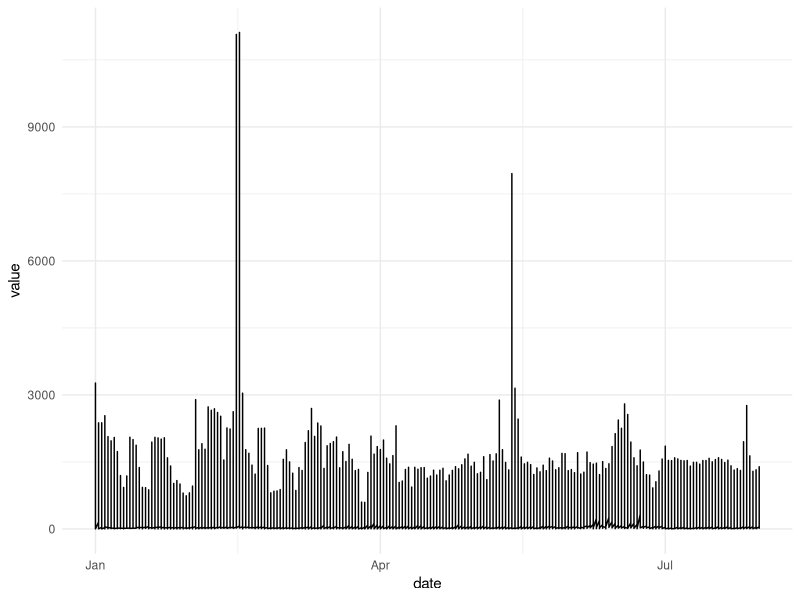
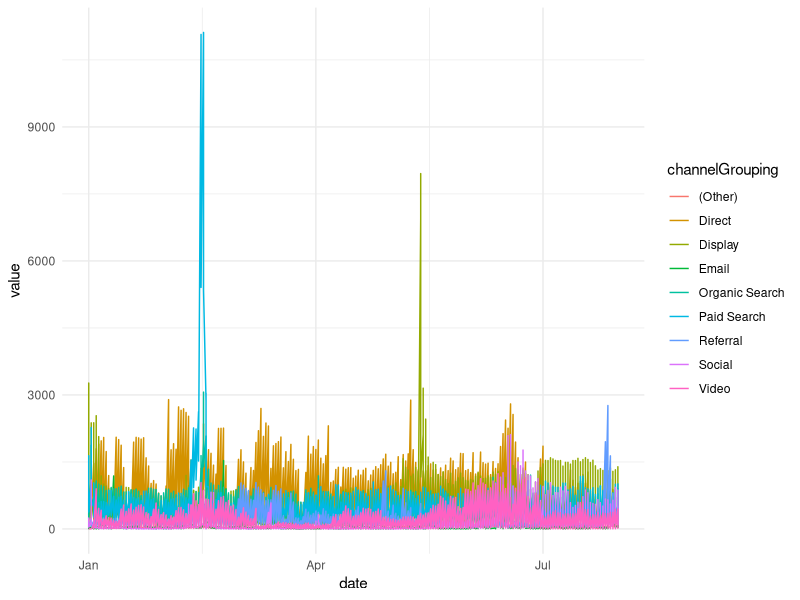
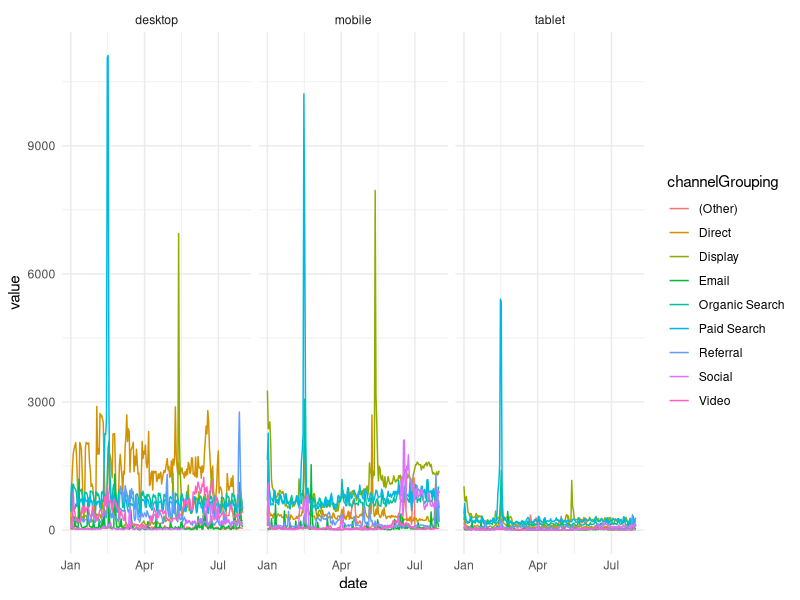
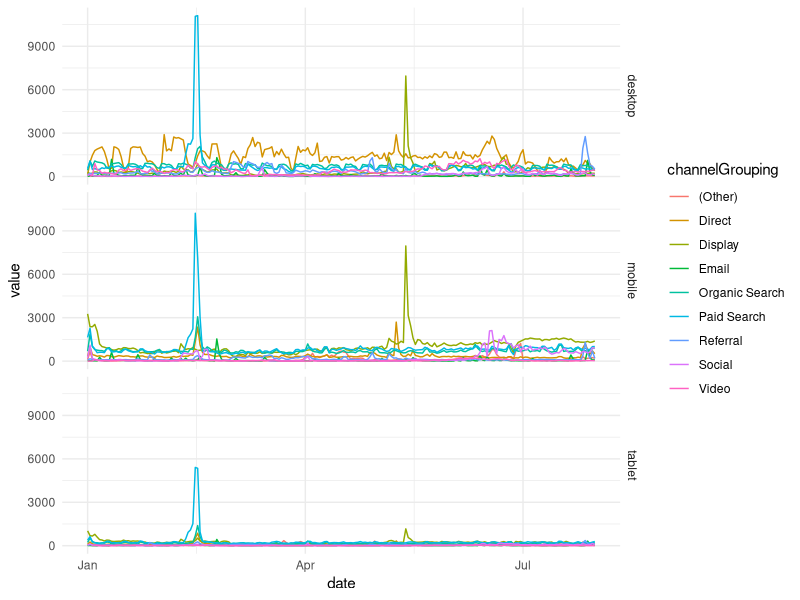
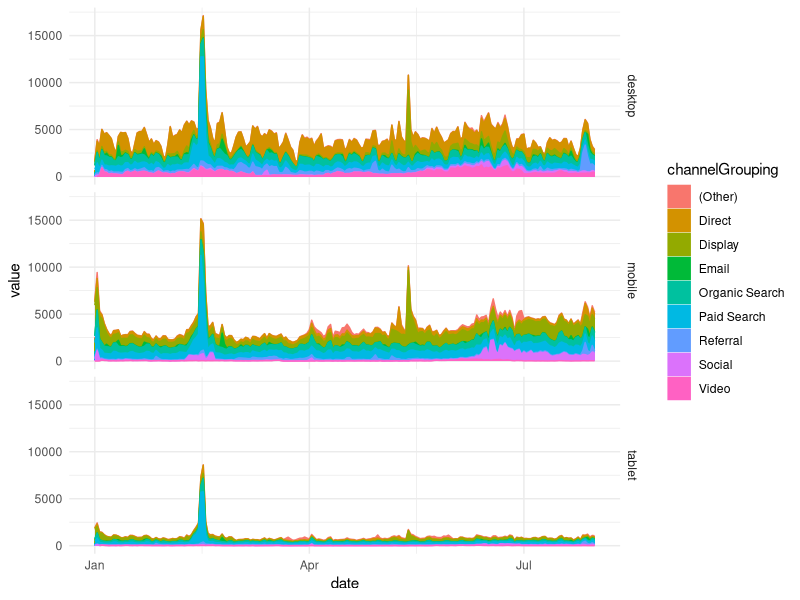
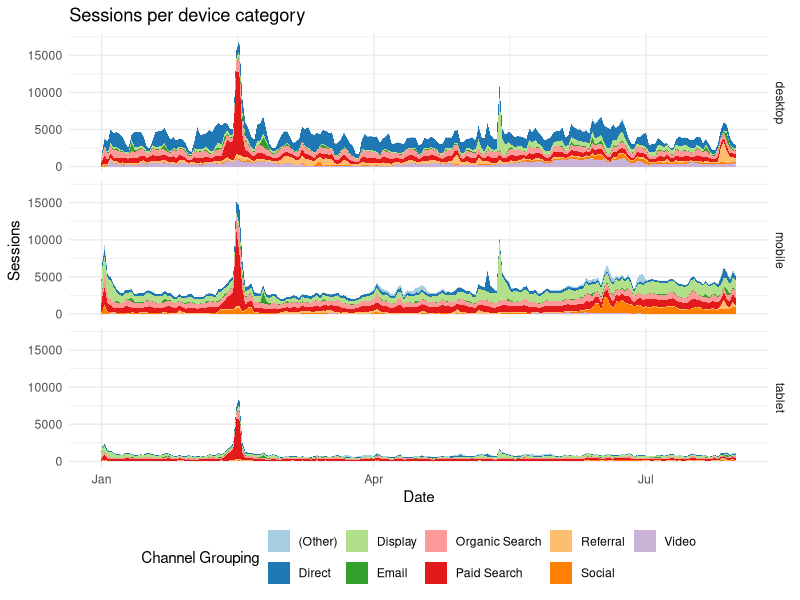

Write R code to recreate these figures, in order.
## ---- chunk 1
## get the web data
web_data <- read.csv("./data/gadata_example_2.csv", stringsAsFactors = FALSE)

## remove row name row
web_data <- web_data[,-1]
## to date I have been using reshape2's melt() to make the long data:
library(reshape2)
web_data_long <- melt(web_data)
head(web_data_long)

## but you should (and I) use the newer tidyr() package and use gather() instead:
library(tidyr)
## call the key column 'variable' and the value colum 'value' and 
## gather all variables apart from date, channelGrouping and deviceCategory
web_data_tidy <- web_data %>% gather(variable, value, -date, -channelGrouping, -deviceCategory)
head(web_data_tidy)
## ---- chunk 2
str(web_data_tidy)

web_data_tidy$date <- as.Date(web_data_tidy$date)

## we will only look at sessions
library(dplyr)
plot_data <- web_data_tidy %>% filter(variable == "sessions")

## ---- chunk 3
library(ggplot2)
## I don't know why, but I always call them gg
gg <- ggplot(data = plot_data, aes(x = date, y = value)) + theme_minimal()
## ---- chunk 4
## lets make some line plots
gg + geom_line()

## hmm, too much data in there, lets colour by the channelGroupings
gg + geom_line(aes(colour = channelGrouping))

## we have desktop, mobile and tablet all in there, lets seperate them out with facet
gg + geom_line(aes(colour = channelGrouping)) + facet_grid(. ~ deviceCategory)

## I prefer it one other the other
gg + geom_line(aes(colour = channelGrouping)) + facet_grid(deviceCategory ~ .)

## lets try an area plot
gg + geom_area(aes(colour = channelGrouping, group = channelGrouping, fill = channelGrouping)) + facet_grid(deviceCategory ~ .)

## ok, lets keep that for now
gg <- gg + geom_area(aes(group = channelGrouping, fill = channelGrouping)) + facet_grid(deviceCategory ~ .)
## ---- chunk 5
## make the colours nicer
gg <- gg + scale_fill_brewer(palette = "Paired")
## add a title
gg <- gg + ggtitle("Sessions per device category")
## rename the x and y axis
gg <- gg + xlab("Date") + ylab("Sessions")
## change the legend title
gg <- gg + guides(fill = guide_legend(title = "Channel Grouping"))
## put the legend at the bottom
gg <- gg + theme(legend.position = "bottom")
## print the final plot
gg
